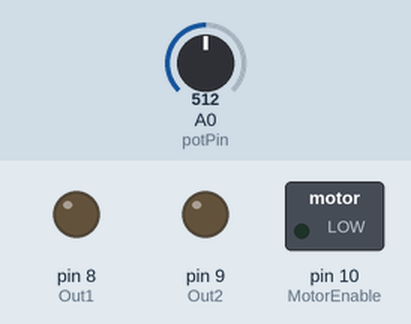
The sketch below on a simulated Arduino Uno, built with avr-gcc and run on an emulated ATmega328P. Parts: switched loads named in the sketch (green lamp = pin HIGH), output pins drawn as LEDs (lit = HIGH). The inputs (shaded band) are chosen by the test bench; at power-on: A0 (potPin) = 512.

Above: at 2.0 s.
2.1 s: A0 (potPin) set to 581
3.8 s: A0 (potPin) set to 613
At 4.7 s:
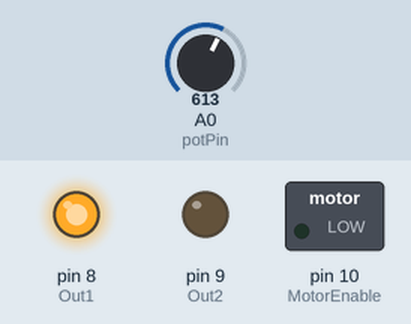
5.5 s: A0 (potPin) set to 390
At 6.4 s:
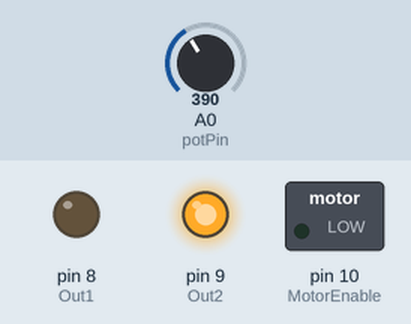
7.0 s: A0 (potPin) set to 413
At 8.8 s:
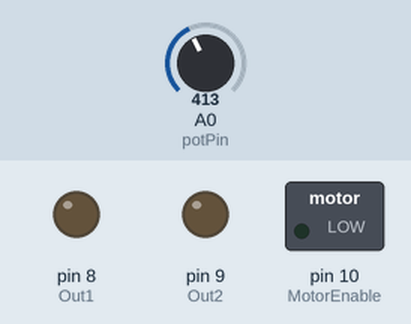
9.1 s: A0 (potPin) set to 306
At 10.3 s:
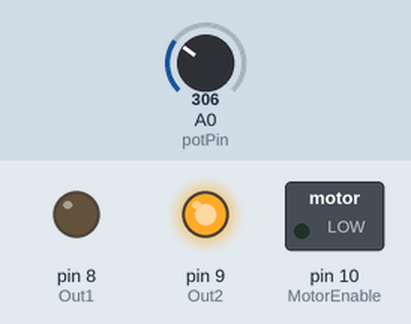
Timing chart, 0 to 12.1 s (numbered marks = the images above; inputs shaded):
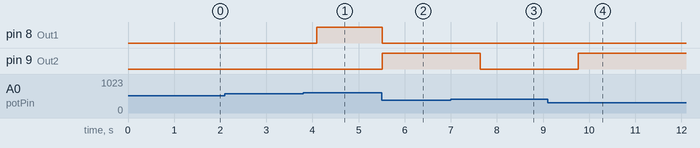

The sketch:

positionDC.ino
```cpp
//CANON CAPSTONE CODE || YU CHANG OU
#include <PID_v1.h>

//Motor Init
int MotorEnable = 10;//Motor Enamble pin Runs on PWM signal
int Out1 = 8;  // Motor Forward pin
int Out2 = 9; // Motor Reverse pin

//Motor Encoder Init
int encoderPin1 = 2; //Encoder Output 'A' must connected with interrupt pin of arduino.
int encoderPin2 = 3; //Encoder Otput 'B' must connected with interrupt pin of arduino.

int potPin = A0;

//Positional Pot Init
int potPosition1 = A3;           //this variable will store the position of the potentiometer

//PID Var Init
double Kp = 0.32;// you can set these constants however you like depending on trial & error
double Ki = 0.1;
double Kd = 0.3;
double input = 0;
double output = 0;
double setpoint = 0;


void setup() {
  //Motor setup
  pinMode(MotorEnable, OUTPUT);
  pinMode(Out1, OUTPUT);
  pinMode(Out2, OUTPUT);


  pinMode(encoderPin1, INPUT);
  pinMode(encoderPin2, INPUT);
  pinMode(potPin, INPUT);

  Serial.begin(9600); //initialize serial comunication

  //Interrupt setup
  noInterrupts();

  //TCCR1B = TCCR1B & 0b11111000 | 1;  // set 31KHz PWM to prevent motor noise

  //TCCR1A = 0;
  TCCR1B = 0;
  TCCR1B |= (1 << CS12);    // 256 prescaler
  TCCR2B = TCCR2B & 0b11111000;

  TCNT1 = 34286;            // preload timer 65536-16MHz/256/2Hz

  TIMSK1 |= (1 << TOIE1);   // enable timer overflow interrupt
  interrupts();             // enable all interrupts


}


//ISR (interrupt) Methods: Timer1 overflow interrupt example
ISR(TIMER1_OVF_vect){      // interrupt service routine that wraps a user defined function supplied by attachInterrupt
  TCNT1 = 44286;   //34286;            // preload timer


  int position = analogRead(potPin);
  if ((position > 400) && (position < 600)){
    faststop();
  }
  else if(position <= 400){
    motorForward();
  }
  else{
    motorRev();
  }

}


ISR(TIMER2_OVF_vect){
  //Serial.println("TWO");
}


void loop() {
  analogWrite(MotorEnable, 223);


}


/////////////////////////////////////////////

//Motor Methods

void motorForward(){
    digitalWrite(Out1, LOW);// Forward motion
    digitalWrite(Out2, HIGH);
}

void motorRev(){
    digitalWrite(Out1, HIGH);// Reverse motion
    digitalWrite(Out2, LOW);
}

void faststop(){
    digitalWrite(Out1, LOW);// Reverse motion
    digitalWrite(Out2, LOW);
}
```

Measured:
- the behaviour switches between 599 and 600 on A0 (potPin) (found by bisection; images 0 and 1)
- the behaviour switches between 400 and 401 on A0 (potPin) (found by bisection; images 2 and 3)
- after the input at 2.1 s, every drawn part: stays the same
- after the input at 3.8 s, pin 8 (Out1): LOW → HIGH after 0.29 s
- after the input at 5.5 s, pin 8 (Out1): HIGH → LOW at once; pin 9 (Out2): LOW → HIGH at once
- after the input at 7.0 s, pin 9 (Out2): HIGH → LOW after 0.63 s
- after the input at 9.1 s, pin 9 (Out2): LOW → HIGH after 0.66 s
